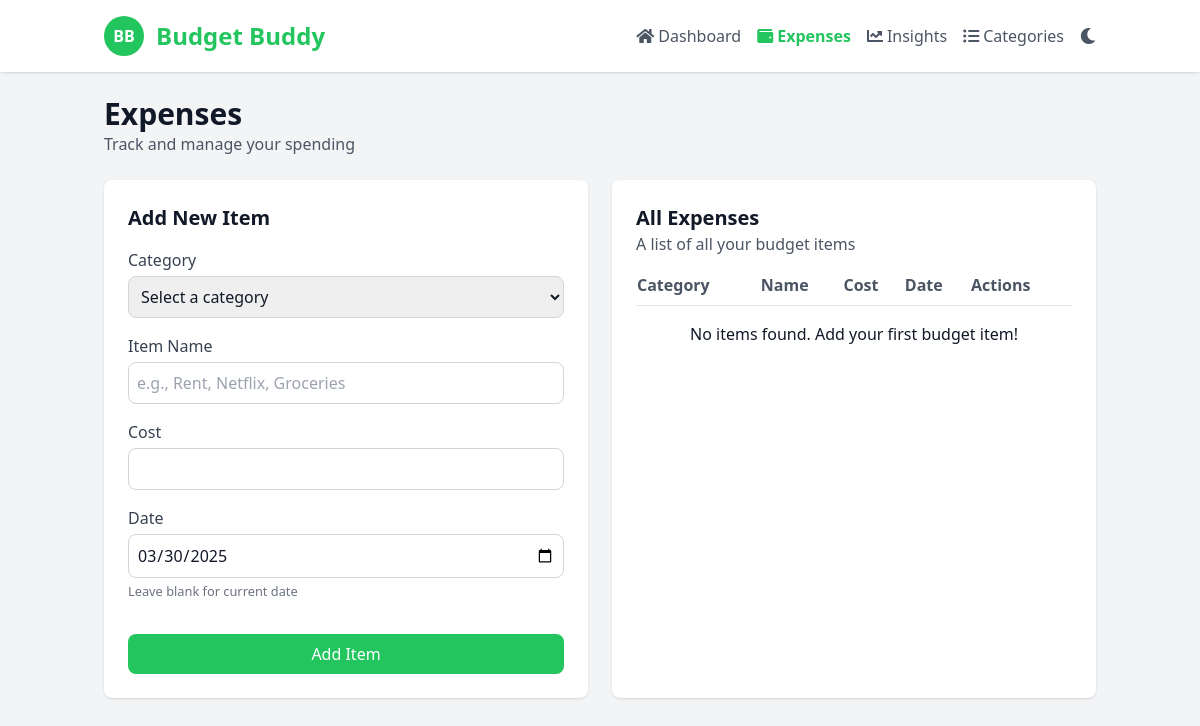
Before: /expenses with the older database file.
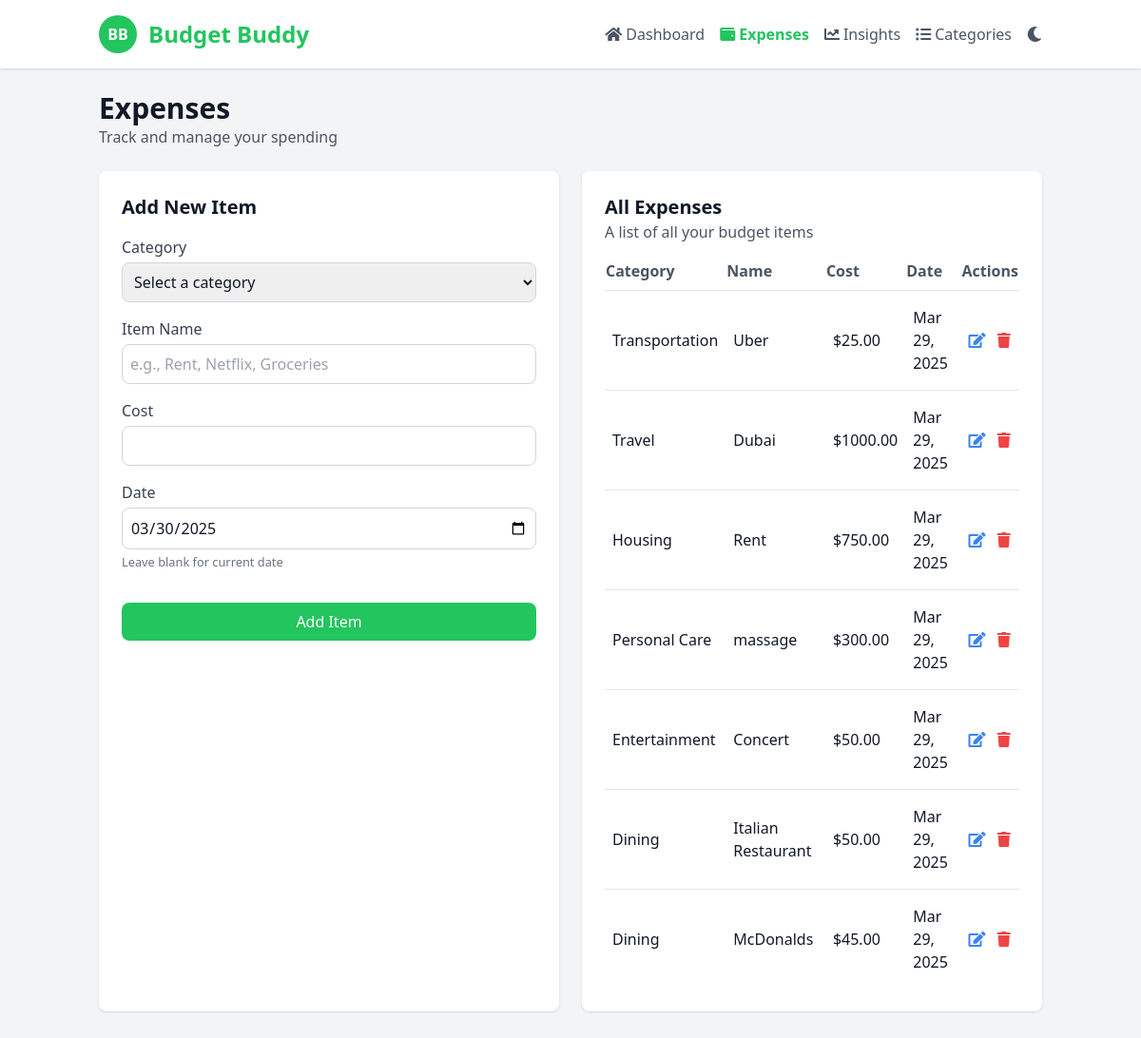
After: the same page with the newer database file.
### app.py (models this page shows, shortened)
class Todo(db.Model):
    id = db.Column(db.Integer, primary_key=True)
    item = db.Column(db.String(200), nullable=False)  # Category
    name = db.Column(db.String(200), nullable=False, default="Unnamed Item")  # Item name
    cost = db.Column(db.Float, nullable=False)
    date_created = db.Column(db.DateTime, default=datetime.now)

### app.py (the view, shortened to what this page needs)
@app.route('/expenses', methods=['GET', 'POST'])
def expenses():
    items = Todo.query.order_by(Todo.date_created.desc()).all()
    today_date = datetime.now().strftime('%Y-%m-%d')
    return render_template('expenses.html', items=items, today_date=today_date)

### templates/expenses.html (shortened to what this page needs)
<!DOCTYPE html>
<html lang="en">
<head>
    <script src="https://cdn.tailwindcss.com"></script>
    <link href="https://cdnjs.cloudflare.com/ajax/libs/font-awesome/5.15.3/css/all.min.css" rel="stylesheet"/>
</head>
<body class="bg-gray-100 text-gray-900 dark:bg-dark-900 dark:text-dark-200">
<header class="bg-white shadow fixed w-full z-10 dark:bg-dark-800 dark:shadow-dark">
    <div class="container mx-auto px-4 py-4 flex justify-between items-center">
        <div class="flex items-center">
            <div class="bg-green-500 text-white rounded-full w-10 h-10 flex items-center justify-center">
                <span class="font-bold">BB</span>
            </div>
            <h1 class="ml-3 text-2xl font-bold text-green-500">Budget Buddy</h1>
        </div>
        <nav class="hidden md:flex space-x-4 items-center">
            <a class="text-gray-600 flex items-center dark:text-dark-400 hover:text-green-500 dark:hover:text-green-400" href="/dashboard">
                <i class="fas fa-home mr-1"></i> Dashboard
            </a>
            <a class="text-green-500 font-semibold flex items-center dark:text-green-400" href="/expenses">
                <i class="fas fa-wallet mr-1"></i> Expenses
            </a>
            <a class="text-gray-600 flex items-center dark:text-dark-400 hover:text-green-500 dark:hover:text-green-400" href="/insights">
                <i class="fas fa-chart-line mr-1"></i> Insights
            </a>
            <a class="text-gray-600 flex items-center dark:text-dark-400 hover:text-green-500 dark:hover:text-green-400" href="/categories">
                <i class="fas fa-list-ul mr-1"></i> Categories
            </a>
            <button id="theme-toggle" class="ml-4 text-gray-600 dark:text-dark-400 hover:text-gray-800 dark:hover:text-dark-200 transition-colors duration-200 focus:outline-none">
            </button>
        </nav>
    </div>
</header>
<main class="container mx-auto px-4 py-24">
    <h2 class="text-3xl font-bold dark:text-dark-100">Expenses</h2>
    <p class="text-gray-600 dark:text-dark-400">Track and manage your spending</p>
    <div class="grid grid-cols-1 lg:grid-cols-2 gap-6 mt-6">
        <div class="bg-white p-6 rounded-lg shadow dark:bg-dark-800">
            <h3 class="text-xl font-bold dark:text-dark-100">Add New Item</h3>
            <form class="mt-4" action="/expenses" method="POST">
                <div class="mb-4">
                    <label class="block text-gray-700 dark:text-dark-400">Category</label>
                    <select name="item" class="w-full border border-gray-300 rounded-lg p-2 mt-1 dark:bg-dark-700 dark:border-dark-600 dark:text-dark-100" required>
                        <option value="" disabled selected>Select a category</option>
                    </select>
                </div>
                <div class="mb-4">
                    <label class="block text-gray-700 dark:text-dark-400">Item Name</label>
                    <input type="text" name="name" class="w-full border border-gray-300 rounded-lg p-2 mt-1 dark:bg-dark-700 dark:border-dark-600 dark:text-dark-100" placeholder="e.g., Rent, Netflix, Groceries" required>
                </div>
                <div class="mb-4">
                    <label class="block text-gray-700 dark:text-dark-400">Cost</label>
                    <input type="number" name="cost" class="w-full border border-gray-300 rounded-lg p-2 mt-1 dark:bg-dark-700 dark:border-dark-600 dark:text-dark-100" step="0.01" min="0" required>
                </div>
                <div class="mb-4">
                    <label class="block text-gray-700 dark:text-dark-400">Date</label>
                    <input type="date" name="date" class="w-full border border-gray-300 rounded-lg p-2 mt-1 dark:bg-dark-700 dark:border-dark-600 dark:text-dark-100" value="{{ today_date }}">
                    <small class="text-gray-500 dark:text-dark-500">Leave blank for current date</small>
                </div>
                <button type="submit" class="w-full bg-green-500 hover:bg-green-600 text-white rounded-lg p-2 mt-4 transition-colors duration-200">Add Item</button>
            </form>
        </div>
        <div class="bg-white p-6 rounded-lg shadow dark:bg-dark-800">
            <h3 class="text-xl font-bold dark:text-dark-100">All Expenses</h3>
            <p class="text-gray-600 dark:text-dark-400">A list of all your budget items</p>
            <div class="overflow-x-auto mt-4">
                <table class="w-full">
                    <thead>
                        <tr class="text-left text-gray-600 dark:text-dark-400">
                            <th class="pb-2">Category</th>
                            <th class="pb-2">Name</th>
                            <th class="pb-2">Cost</th>
                            <th class="pb-2">Date</th>
                            <th class="pb-2">Actions</th>
                        </tr>
                    </thead>
                    <tbody>
                        {% for item in items %}
                        <tr class="border-t border-gray-200 dark:border-dark-700 hover:bg-gray-50 dark:hover:bg-dark-700">
                            <td class="py-4 px-2 dark:text-dark-100">{{ item.item }}</td>
                            <td class="py-4 px-2 dark:text-dark-100">{{ item.name }}</td>
                            <td class="py-4 px-2 dark:text-dark-100">${{ "%.2f"|format(item.cost) }}</td>
                            <td class="py-4 px-2 dark:text-dark-100">{{ item.date_created.strftime('%b %d, %Y') }}</td>
                            <td class="py-4 px-2">
                                <a href="/update/{{ item.id }}" class="text-blue-500 hover:text-blue-700 dark:hover:text-blue-400 mr-2 transition-colors duration-200">
                                    <i class="fas fa-edit"></i>
                                </a>
                                <a href="/delete/{{ item.id }}" class="text-red-500 hover:text-red-700 dark:hover:text-red-400 transition-colors duration-200">
                                    <i class="fas fa-trash"></i>
                                </a>
                            </td>
                        </tr>
                        {% endfor %}
                        {% if not items %}
                        <tr class="border-t border-gray-200 dark:border-dark-700">
                            <td colspan="5" class="py-4 px-2 text-center dark:text-dark-100">No items found. Add your first budget item!</td>
                        </tr>
                        {% endif %}
                    </tbody>
                </table>
            </div>
        </div>
    </div>
</main>
</body>
</html>

### templates/expenses.html (style rules this page uses)
#theme-toggle { transition: all 0.3s ease; }

Changed rows visible on the page:
added Todo: item "Transportation", name "Uber", cost "25.00", date_created "Mar 29, 2025"
added Todo: item "Travel", name "Dubai", cost "1000.00", date_created "Mar 29, 2025"
added Todo: item "Housing", name "Rent", cost "750.00", date_created "Mar 29, 2025"
added Todo: item "Personal Care", name "massage", cost "300.00", date_created "Mar 29, 2025"
added Todo: item "Entertainment", name "Concert", cost "50.00", date_created "Mar 29, 2025"
added Todo: item "Dining", name "Italian Restaurant", cost "50.00", date_created "Mar 29, 2025"
added Todo: item "Dining", name "McDonalds", cost "45.00", date_created "Mar 29, 2025"
Other visible differences:
text no longer shown: "No items found. Add your first budget item!"
